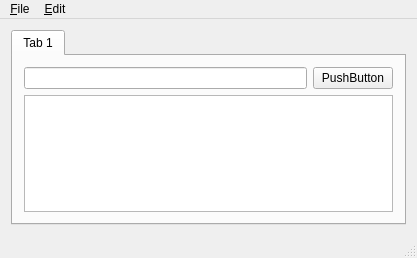
<?xml version="1.0" encoding="UTF-8"?>
<ui version="4.0">
 <class>MainWindow</class>
 <widget class="QMainWindow" name="MainWindow">
  <property name="geometry">
   <rect>
    <x>0</x>
    <y>0</y>
    <width>417</width>
    <height>258</height>
   </rect>
  </property>
  <property name="windowTitle">
   <string>Hello, World!</string>
  </property>
  <widget class="QWidget" name="centralWidget">
   <layout class="QVBoxLayout" name="verticalLayout">
    <item>
     <widget class="QTabWidget" name="tabWidget">
      <property name="currentIndex">
       <number>0</number>
      </property>
      <widget class="QWidget" name="tab">
       <attribute name="title">
        <string>Tab 1</string>
       </attribute>
       <layout class="QVBoxLayout" name="verticalLayout_3">
        <item>
         <layout class="QHBoxLayout" name="horizontalLayout">
          <item>
           <widget class="QLineEdit" name="lineEdit"/>
          </item>
          <item>
           <widget class="QPushButton" name="pushButton">
            <property name="text">
             <string>PushButton</string>
            </property>
           </widget>
          </item>
         </layout>
        </item>
        <item>
         <layout class="QVBoxLayout" name="verticalLayout_2">
          <item>
           <widget class="QTextEdit" name="textEdit"/>
          </item>
         </layout>
        </item>
       </layout>
      </widget>
     </widget>
    </item>
   </layout>
  </widget>
  <widget class="QMenuBar" name="menuBar">
   <property name="geometry">
    <rect>
     <x>0</x>
     <y>0</y>
     <width>417</width>
     <height>20</height>
    </rect>
   </property>
   <widget class="QMenu" name="menu_File">
    <property name="title">
     <string>&amp;File</string>
    </property>
   </widget>
   <widget class="QMenu" name="menu_Edit">
    <property name="title">
     <string>&amp;Edit</string>
    </property>
   </widget>
   <addaction name="menu_File"/>
   <addaction name="menu_Edit"/>
  </widget>
  <widget class="QStatusBar" name="statusBar"/>
  <action name="actionExit">
   <property name="text">
    <string>E&amp;xit</string>
   </property>
  </action>
 </widget>
 <layoutdefault spacing="6" margin="11"/>
 <resources/>
 <connections/>
</ui>
